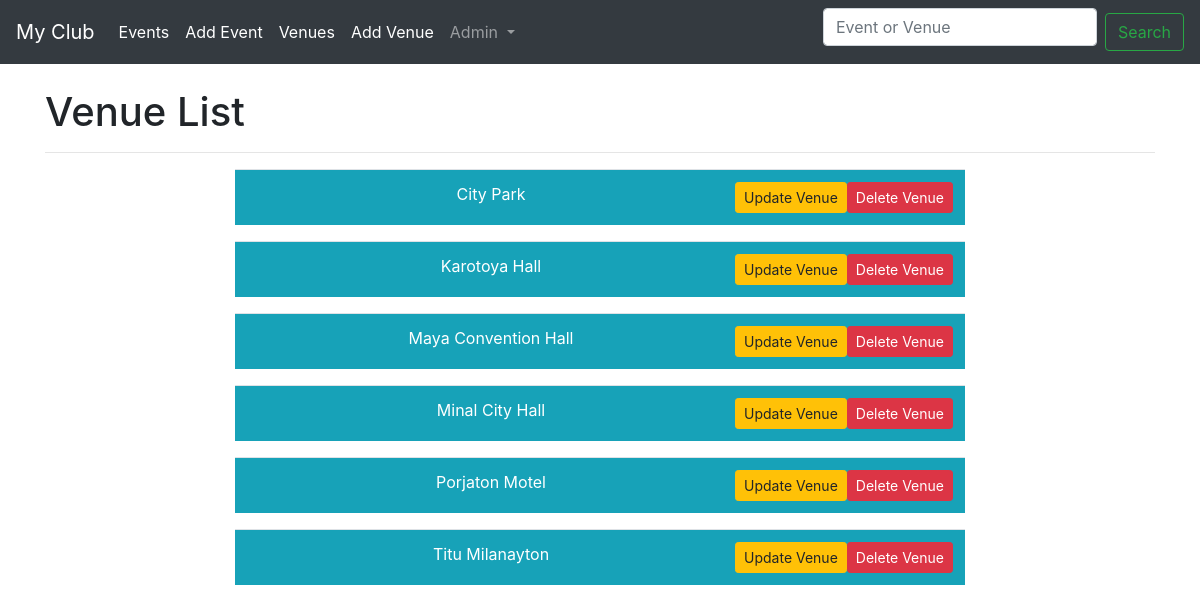
/venues/, run on an earlier commit of the app's database.
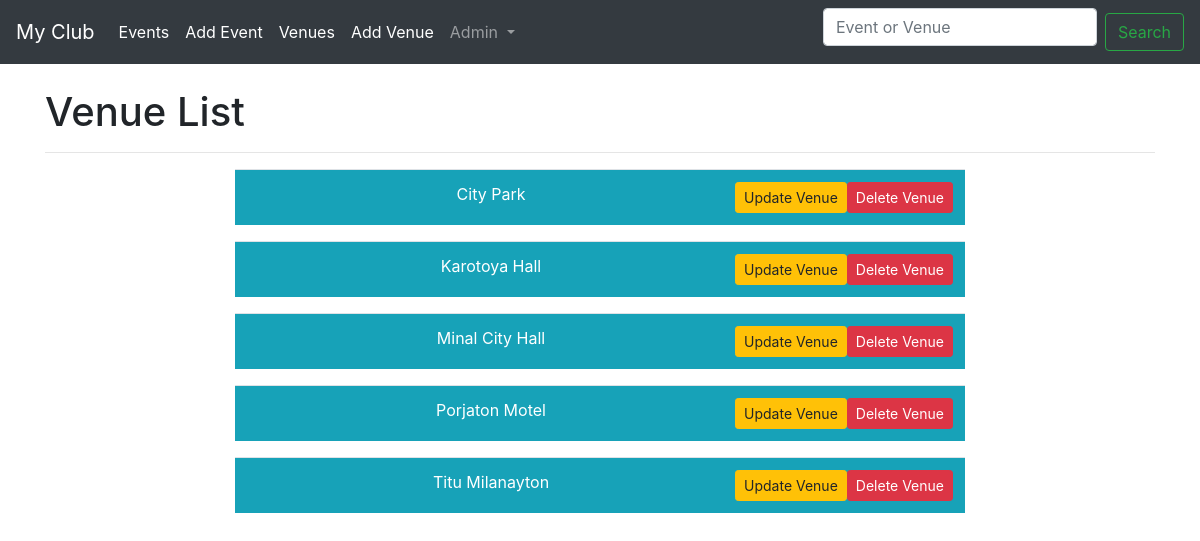
And on a later commit of the database.
### events/models.py (models this page shows, shortened)
class Venue(models.Model):
	name = models.CharField('Venue name', max_length=120)
	address = models.CharField(max_length=300)
	zip_code = models.CharField('Zip Code',max_length=10,blank=True)
	phone = models.CharField('Contact phone',max_length=15,blank=True)
	web = models.URLField('Website address', blank=True)
	email = models.EmailField('Email address',blank=True)
	class Meta:
		ordering = ('name',)

### events/views.py (the view)
# urls.py: path('venues/', views.all_venues, name='list-venue'),
def all_venues(request):
	venues = Venue.objects.all()
	return render(request, 'events/venue_list.html', {'venues':venues})

### events/templates/events/venue_list.html
{% extends 'events/base.html' %}
    {% block content %}
    <h1>Venue List</h1><hr>
   <center>
  {% for venue in venues %}
    <div class="row">
      <div class="col-lg-8 offset-lg-2 text-center">
        <table class="table table-hover bg-info">
        <tbody>
          <tr>
          <td>
            <a style="color:white !important; text-decoration: none;" href="{% url 'show-venue' venue.id %}">{{venue.name}}</a>
            <a style="text-decoration: none;" href="{% url 'delete-venue' venue.id %}" class="btn btn-danger btn-sm float-right">Delete Venue</a>
            <a style="text-decoration: none;" href="{% url 'update-venue' venue.id %}" class="btn btn-warning btn-sm float-right">Update Venue</a>
          </td>
            </tr>
        </tbody>
      </table>
      </div>
    </div>
      {% endfor %}
    {% endblock content %}

What changed in the data, as far as the page shows it:
removed Venue: name "Maya Convention Hall"
